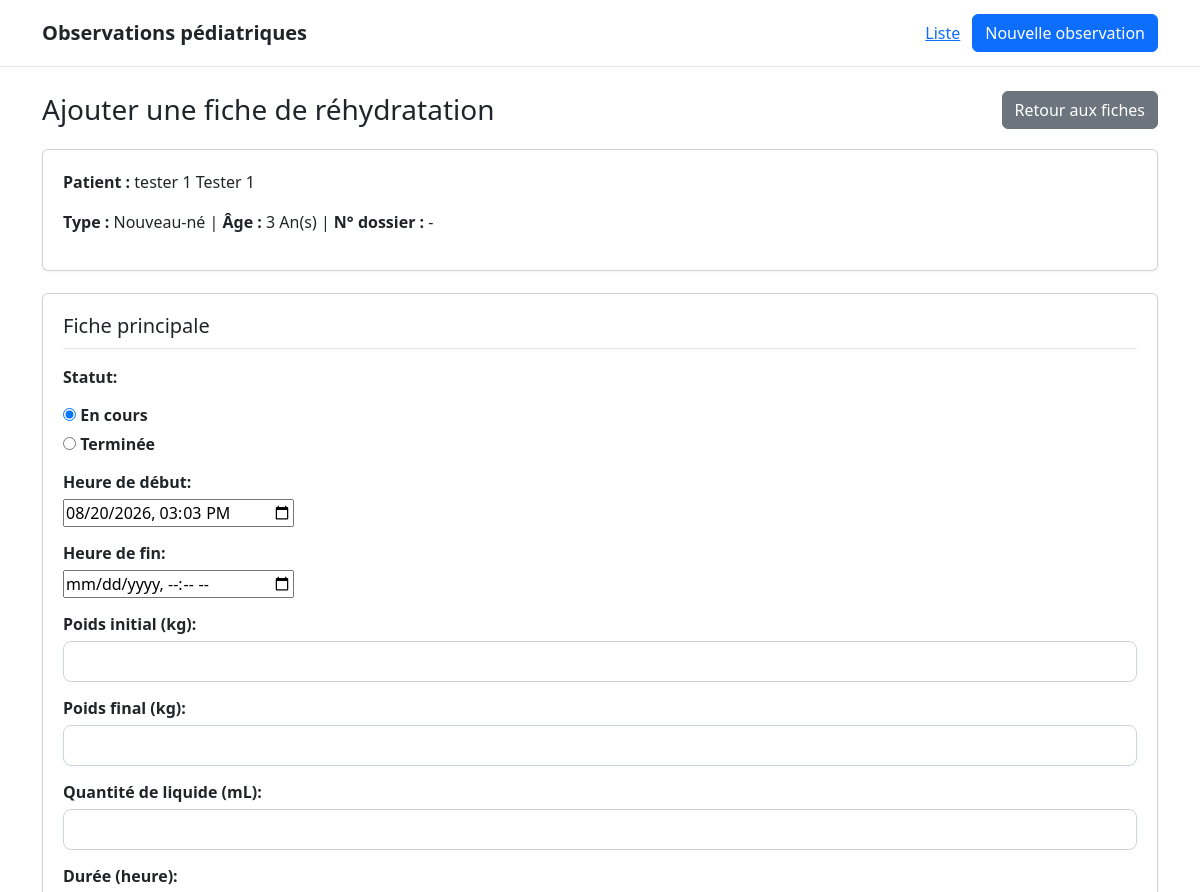
The app's page /observations/2/rehydratation/ajouter/ (upper part), older data.
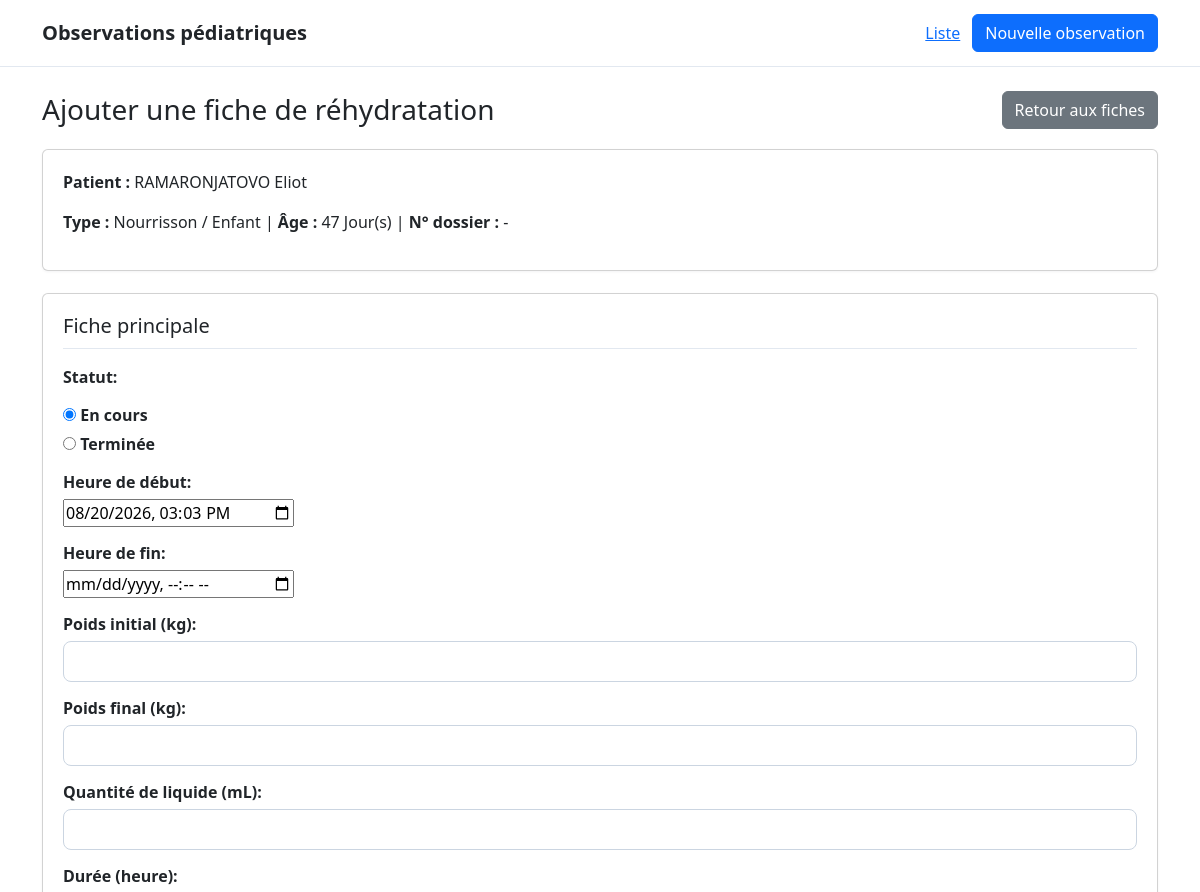
The same page, newer data.
### patient/models.py (models this page shows, shortened)
class ObservationMedicale(models.Model):
    type_observation = models.CharField(
        max_length=10,
        choices=C.TYPE_OBSERVATION_CHOICES,
        verbose_name="Type d'observation",
    )
    nom = models.CharField(
        max_length=255,
        verbose_name="Nom",
    )
    prenoms = models.CharField(
        max_length=255, blank=True, null=True,
        verbose_name="Prénom(s)",
    )
    sexe = models.CharField(
        max_length=1,
        choices=C.SEXE_CHOICES,
        verbose_name="Sexe",
    )
    age_valeur = models.PositiveIntegerField(
        verbose_name="Âge",
    )
    age_unite = models.CharField(
        max_length=10,
        choices=C.AGE_UNITE_CHOICES,
        verbose_name="Unité d'âge",
    )
    date_naissance = models.DateField(
        null=True,
        blank=True,
        verbose_name="Date de naissance",
    )
    adresse = models.TextField(
        null=True,
        blank=True,
        verbose_name="Adresse",
    )
    telephone = models.CharField(
        max_length=50,
        null=True,
        blank=True,
        verbose_name="Contact",
    )
    lit = models.CharField(
        max_length=30,
        null=True,
        blank=True,
        verbose_name="Lit n°",
    )
    date_admission = models.DateField(
        null=True,
        blank=True,
        verbose_name="Date d'entrée / admission",
    )
    motif_admission = models.TextField(
        null=True,
        blank=True,
        verbose_name="Motif d'entrée / admission",
    )
    diagnostic_retenu = models.TextField(
        null=True,
        blank=True,
        verbose_name="Diagnostic retenu",
    )
    created_at = models.DateTimeField(auto_now_add=True)
    updated_at = models.DateTimeField(auto_now=True)
    class Meta:
        verbose_name = "Observation médicale"
        verbose_name_plural = "Observations médicales"
        ordering = ["-created_at"]
    @property
    def age_display(self):
        return f"{self.age_valeur} {self.get_age_unite_display()}"

### patient/views.py (the view)
@require_http_methods(["GET", "POST"])
def fiche_rehydratation_create(request, observation_pk):
    observation = get_object_or_404(ObservationMedicale, pk=observation_pk)
    if request.method == "POST":
        form = FicheRehydratationForm(request.POST)
        if form.is_valid():
            fiche = form.save(commit=False)
            fiche.observation = observation
            formset = EvaluationHoraireRehydratationFormSet(
                request.POST,
                instance=fiche,
                prefix="evaluations",
            )
            if formset.is_valid():
                fiche.save()
                formset.save()
                messages.success(
                    request,
                    "La fiche de réhydratation a été enregistrée.",
                )
                return redirect(
                    reverse(
                        "patient:fiche_rehydratation_list",
                        kwargs={"observation_pk": observation.pk},
                    )
                )
            messages.error(
                request,
                "Le formulaire principal est valide, mais les évaluations horaires contiennent des erreurs.",
            )
        else:
            formset = EvaluationHoraireRehydratationFormSet(
                request.POST,
                instance=FicheRehydratation(observation=observation),
                prefix="evaluations",
            )
            messages.error(
                request,
                "Le formulaire de réhydratation contient des erreurs.",
            )
    else:
        form = FicheRehydratationForm()
        formset = EvaluationHoraireRehydratationFormSet(
            instance=FicheRehydratation(observation=observation),
            prefix="evaluations",
        )
    context = {
        "observation": observation,
        "form": form,
        "formset": formset,
        "title": "Ajouter une fiche de réhydratation",
    }
    return render(request, "patient/fiche_rehydratation_form.html", context)

### patient/templates/patient/fiche_rehydratation_form.html (shortened to what this page needs)
{% extends "patient/base.html" %}
{% block content %}
    <div class="page-header">
        <h1>{{ title }}</h1>
        <a href="{% url 'patient:fiche_rehydratation_list' observation.pk %}" class="btn btn-secondary">
            Retour aux fiches
        </a>
    </div>
    <div class="card">
        <p>
            <strong>Patient :</strong>
            {{ observation.nom }} {{ observation.prenoms }}
        </p>
        <p>
            <strong>Type :</strong>
            {{ observation.get_type_observation_display }}
            |
            <strong>Âge :</strong>
            {{ observation.age_display }}
            |
            <strong>N° dossier :</strong>
            {{ observation.numero_dossier|default:"-" }}
        </p>
    </div>
    <form method="post" novalidate id="rehydratation-form">
        <div class="card">
            <h2>Fiche principale</h2>
            <div class="form-grid">
                {{ form.as_p }}
            </div>
        </div>
    </form>
{% endblock %}

Row changes from the older to the newer data that the page shows:
changed ObservationMedicale: nom "tester 1" → "RAMARONJATOVO"; prenoms "Tester 1" → "Eliot"; type_observation "Nouveau-né" → "Nourrisson / Enfant"; age_display "3 An(s)" → "47 Jour(s)"
